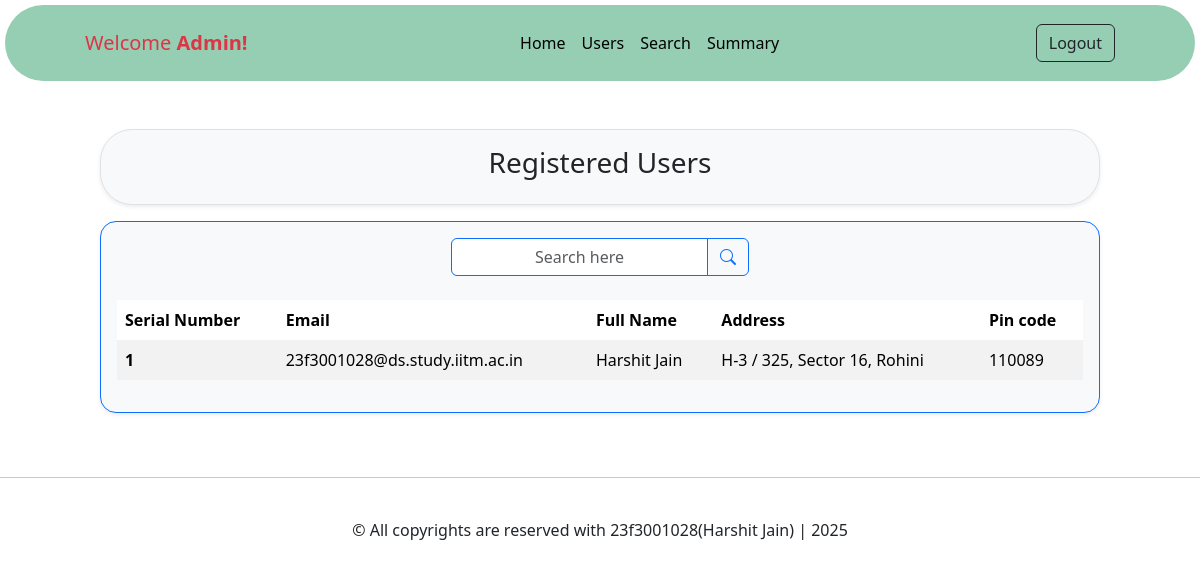
The app's page /view-users (signed in), older data.
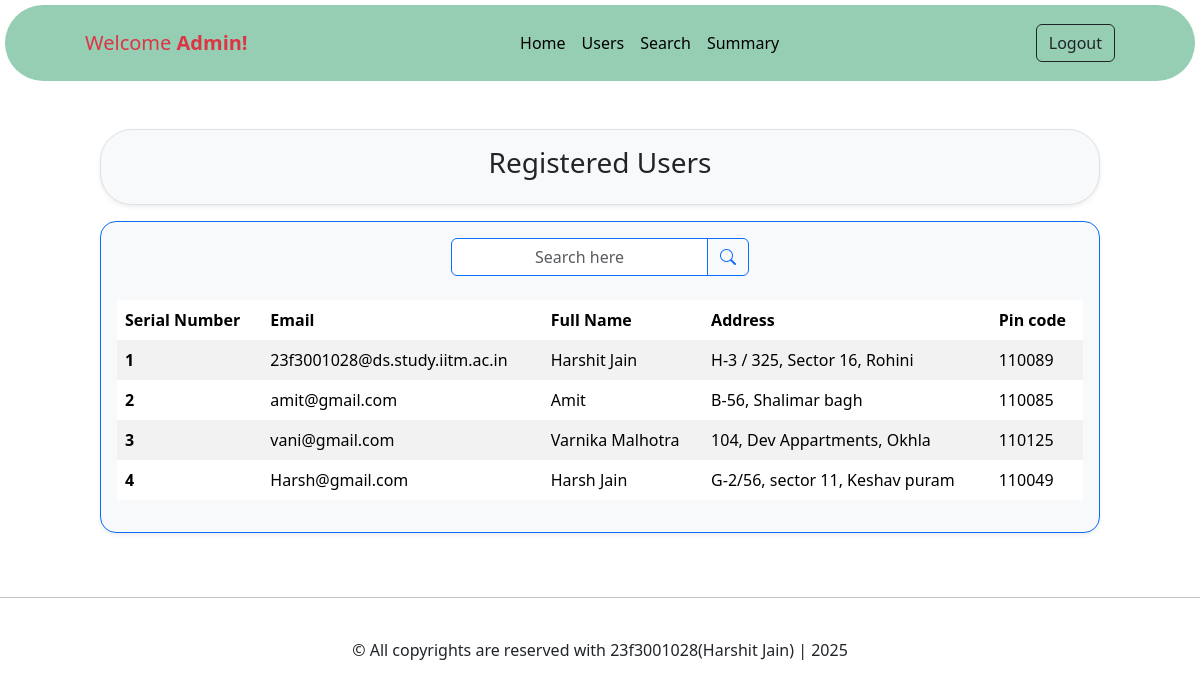
The same page, newer data.
### app/models/client.py (models this page shows)
class client(db.Model):
    __tablename__ = 'client'
    email = db.Column(db.String(100), primary_key=True)
    name = db.Column(db.String(100), nullable=False)
    address = db.Column(db.String(250), nullable=False)
    pincode = db.Column(db.Integer, nullable=False)
    password = db.Column(db.String(100), nullable=False)

### app/routes/admin.py (the view)
@admin_bp.route('/view-users', methods=["POST", "GET"])
@admin_required
def view_users():
    if request.method == "POST":
        data = request.form.get('search_for')
        if data:
            search_for = f"%{data}%"
            users = client.query.filter(
                or_(
                        client.name.ilike(search_for),
                        client.email.ilike(search_for),
                        client.address.ilike(search_for),
                        cast(client.pincode, String).ilike(search_for)
                )
            ).all()
        else:
            flash("Please enter a keyword to search.", "warning")
            users = client.query.all()
            return render_template('admin/view_users.html', users=users)
    else:
        users = client.query.all()
    return render_template('admin/view_users.html', users=users)

### app/routes/admin.py (called while the page is built)
def admin_required(f):
    @wraps(f)
    def decorated_function(*args, **kwargs):
        if 'admin' not in session:
            return redirect(url_for('auth.adminlogin'))
        return f(*args, **kwargs)
    return decorated_function

### app/templates/admin/view_users.html (shortened to what this page needs)
{% extends "admin/base.html" %}
{% block heading %} Registered Users {%endblock%}
{% block content %}
<div class="container col-lg-10 mb-4 border border-primary rounded-4 shadow-sm p-3 bg-light">
<form action="{{ url_for('admin.view_users') }}" method="POST" class="d-flex justify-content-center align-items-center" role="search">
    <div class="input-group w-auto mb-4">
        <input type="text" id="searchbox" name="search_for" class="form-control text-center border-primary" placeholder="Search here" required>
        <button type="submit" class="btn btn-outline-primary" aria-label="Search">
            <i class="bi bi-search"></i>
        </button>
    </div>
</form>
<table class="table table-striped table-borderless align-middle table-hover">
    <thead>
        <th scope="col">Serial Number</th>
        <th scope="col">Email</th>
        <th scope="col">Full Name</th>
        <th scope="col">Address</th>
        <th scope="col">Pin code</th>
    </thead>
    <tbody>
        {% for user in users%}
        <tr>
            <th scope="row">{{ loop.index }}</th>
            <td>{{user.email}}</td>
            <td>{{user.name}}</td>
            <td>{{user.address}}</td>
            <td>{{user.pincode}}</td>
        </tr>
        {% else %}
            <tr>
                <td colspan="5" class="text-center text-muted">No users found.</td>
            </tr>
        {%endfor%}
    </tbody>
</table>
</div>
{%endblock%}

### app/templates/admin/base.html (shortened to what this page needs)
<!DOCTYPE html>
<html lang="en">
<head>
    <link href="https://cdn.jsdelivr.net/npm/bootstrap@5.3.6/dist/css/bootstrap.min.css" rel="stylesheet">
    <link href="https://cdn.jsdelivr.net/npm/bootstrap-icons@1.10.5/font/bootstrap-icons.css" rel="stylesheet">
</head>
<body>
<nav class="navbar navbar-expand-lg navbar-dark mb-5 rounded-pill" style="background-color: #96ceb4; margin: 5px 5px 5px 5px ;">
  <div class='container-fluid' style="padding: 10px 80px 10px 80px;">
    <span class="navbar-brand text-danger"> Welcome <b>Admin!</b></span>
    <div class="collapse navbar-collapse justify-content-center">
      <ul class="navbar-nav">
        <li class="nav-item"><a class="nav-link text-black" href="{{ url_for('admin.view_lots') }}">Home</a></li>
        <li class="nav-item"><a class="nav-link text-black" href="{{ url_for('admin.view_users') }}">Users</a></li>
        <li class="nav-item"><a class="nav-link text-black" href="{{ url_for('admin.search') }}">Search</a></li>
        <li class="nav-item"><a class="nav-link text-black" href="{{ url_for('admin.admin_summary') }}">Summary</a></li>
      </ul>
    </div>
    <a class="btn btn-outline-dark" href="{{ url_for('auth.adminlogout') }}">Logout</a>
  </div>
</nav>
    <div class="container col-lg-10 mb-3 border rounded-5 shadow-sm p-3 bg-light">
        <h3 class="text-center"> {% block heading %} {% endblock%}</h3>
    </div>
    <main>
        {% block content %} {%endblock%}
    </main>
<br><hr><br>
    <footer class="text-center">
        <p> &copy; All copyrights are reserved with 23f3001028(Harshit Jain) | 2025</p>
    </footer>
</body>
</html>

Row changes from the older to the newer data that the page shows:
added client: email "amit@gmail.com", name "Amit", address "B-56, Shalimar bagh", pincode "110085"
added client: email "vani@gmail.com", name "Varnika Malhotra", address "104, Dev Appartments, Okhla", pincode "110125"
added client: email "Harsh@gmail.com", name "Harsh Jain", address "G-2/56, sector 11, Keshav puram", pincode "110049"
